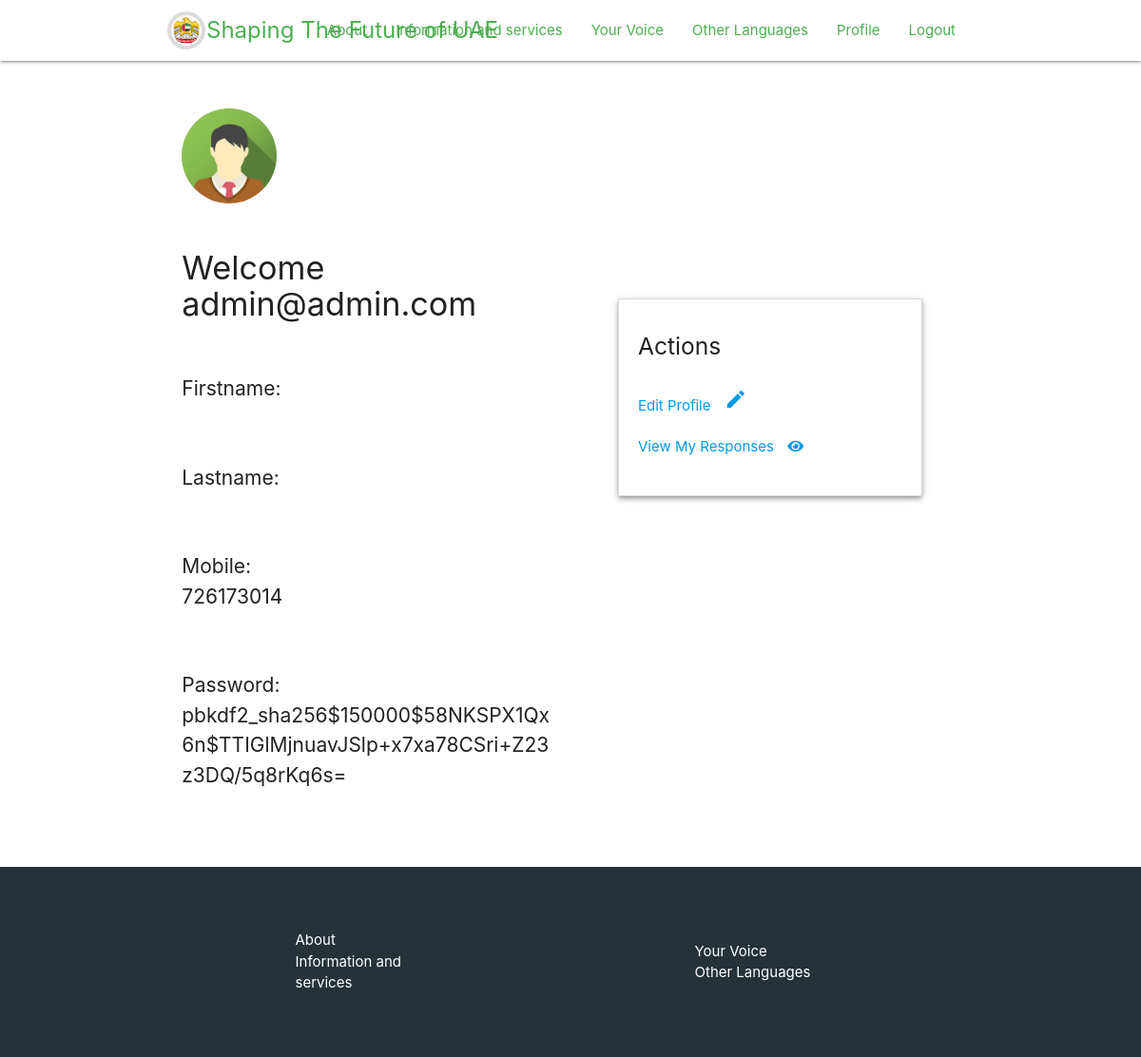
The page /profile (signed in) on the database its author committed.
### opinion_aggregator/models/auth.py (models this page shows, shortened)
class User(AbstractBaseUser, PermissionsMixin):
    email = models.EmailField(
        _('email address'), unique=True,
        error_messages={'unique': _(
            "The email address you entered has already been registered.",), },
        max_length=255
        )
    firstname = models.CharField(_('firstname'), max_length=40, blank=True)
    lastname = models.CharField(_('lastname'), max_length=40, blank=True)
    address = models.CharField(_('address'), max_length=100, blank=True)
    gender = models.CharField(_('gender'), max_length=40, blank=True)
    date_joined = models.DateTimeField(_('date_joined'), default=timezone.now)
    date_of_birth = models.DateField(_('date_of_birth'), blank=True, null=True)
    is_staff = models.BooleanField(
        _('staff status'), default=False,
        help_text=_(
            'Designates whether the user can log into this admin site.'
            ),
        )
    is_active = models.BooleanField(
        _('active'), default=True, help_text=_(
            'Designates whether this user should be treated as active. '
            'Unselect this instead of deleting accounts.'),
        )
    is_change_allowed = models.BooleanField(
        _('change_allowed'), default=False, help_text=_(
            'Designates whether this user has been authorized to change '
            'his own password, in the change_password view.'),
        )
    country_code = models.ForeignKey(CountryCode, on_delete=models.SET_NULL,
                                     null=True, blank=True)
    phone_number = models.IntegerField(blank=False, null=False)
    photo = models.ImageField(null=True, upload_to="avatars/", blank=True)
    change_email = models.EmailField(
        _('email address'), unique=True,
        error_messages={
            'unique': _(
                "The email address you entered has already been registered.",
                ),
            },
        max_length=255, default=None, blank=True, null=True
        )
    former_email = models.EmailField(_('email address'), max_length=255,
                                     default=None, blank=True,
                                     null=True)
    objects = UserManager()
    USERNAME_FIELD = 'email'
    REQUIRED_FIELDS = []

### opinion_aggregator/views.py (the view)
# urls.py: path('profile', views.profile, name='profile'),
@login_required
def profile(request):
    return render(request, 'profile.html')

### opinion_aggregator/templates/profile.html (shortened to what this page needs)
{% extends "base.html" %}
{% load static %}
{% block styles %}
    {{ block.super }}
    <link rel="stylesheet" type="text/css" href="{% static 'css/profile.css' %}" />
{% load static %}
{% endblock %}
{% block content %}
<div class="content">
    <div class="row">
        <div class="container">
            <div class="row">
                <div class="col m6 s12 left-col">
                    <div class="row">
                        {% if request.user.photo %}
                        <div class="col s12 avatar">
                            <img src="{{ request.user.photo.url }}" alt="">
                        </div>
                        {% else %}
                        <div class="col s12 avatar">
                            <img src="{% static 'images/avatar.png' %}" alt="">
                        </div>
                        {% endif %}
                    </div>
                    <div class="row">
                        <div class="col s12">
                            <h4>Welcome {{request.user.email}}</h4>
                        </div>
                    </div>
                    <div class="row">
                        <div class="col s12 m4">
                            <p>Firstname: {{request.user.firstname}}</p>
                        </div>
                    </div>
                    <div class="row">
                        <div class="col s12 m4">
                            <p>Lastname: {{request.user.lastname}}</p>
                        </div>
                    </div>
                    <div class="row">
                        <div class="col s12 m4">
                            <p>Mobile: {{ request.user.phone_number }}</p>
                        </div>
                    </div>
                    <div class="row">
                        <div class="col m12 s12">
                            <p>Password: {{ request.user.password }}</p>
                        </div>
                    </div>
                </div>
                <div class="col m6 s12 right-col">
                    <div class="buffer z-depth-2">
                        <div class="row">
                            <div class="col s12"><h5>Actions</h5></div>
                        </div>
                        <div class="row">
                            <div class="col s12">
                                <a href="/edit_profile" class="with-icon">Edit Profile <i class="material-icons">edit</i></a>
                            </div>
                        </div>
                        <div class="row">
                            <div class="col s12"><a href="#" class="with-icon">View My Responses <i class="fas fa-eye"></i></a></div>
                        </div>
                    </div>
                </div>
            </div>
        </div>
    </div>
</div>
{% endblock %}

### opinion_aggregator/static/css/main.css (style rules this page uses)
body, html { height: 100%; }
body { display: flex; flex-direction: column; }
.content { flex: 1 0 auto; }

### opinion_aggregator/static/css/profile.css (style rules this page uses)
.content { padding-top: 50px; }
.avatar img { border-radius: 50%; height: 100px; width: 100px; }
.col p { font-size: 1.4em; }
.with-icon i { margin-left: 10px; }
.buffer { padding: 20px; margin-top: 200px; border: solid 0.05em #DCDCDC; }
.right-col { padding: 0 50px !important; }
.col p, .col h4 { overflow-wrap: break-word; }

### rows shown on the page
User: user.email "admin@admin.com", user.phone_number "726173014", user.password "pbkdf2_sha256$150000$58NKSPX1Qx6n$TTIGlMjnuavJSlp+x7xa78CSri+Z23z3DQ/5q8rKq6s="
